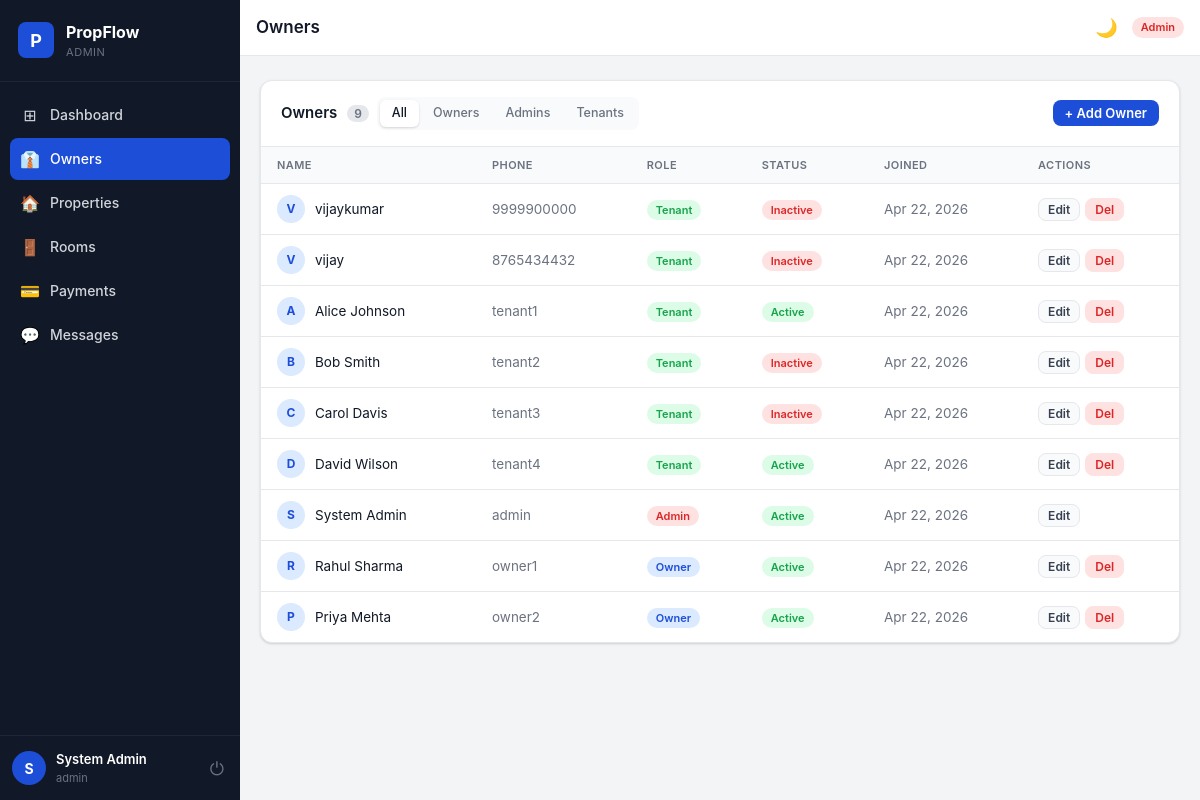
/admin/users (signed in), run on an earlier commit of the app's database.
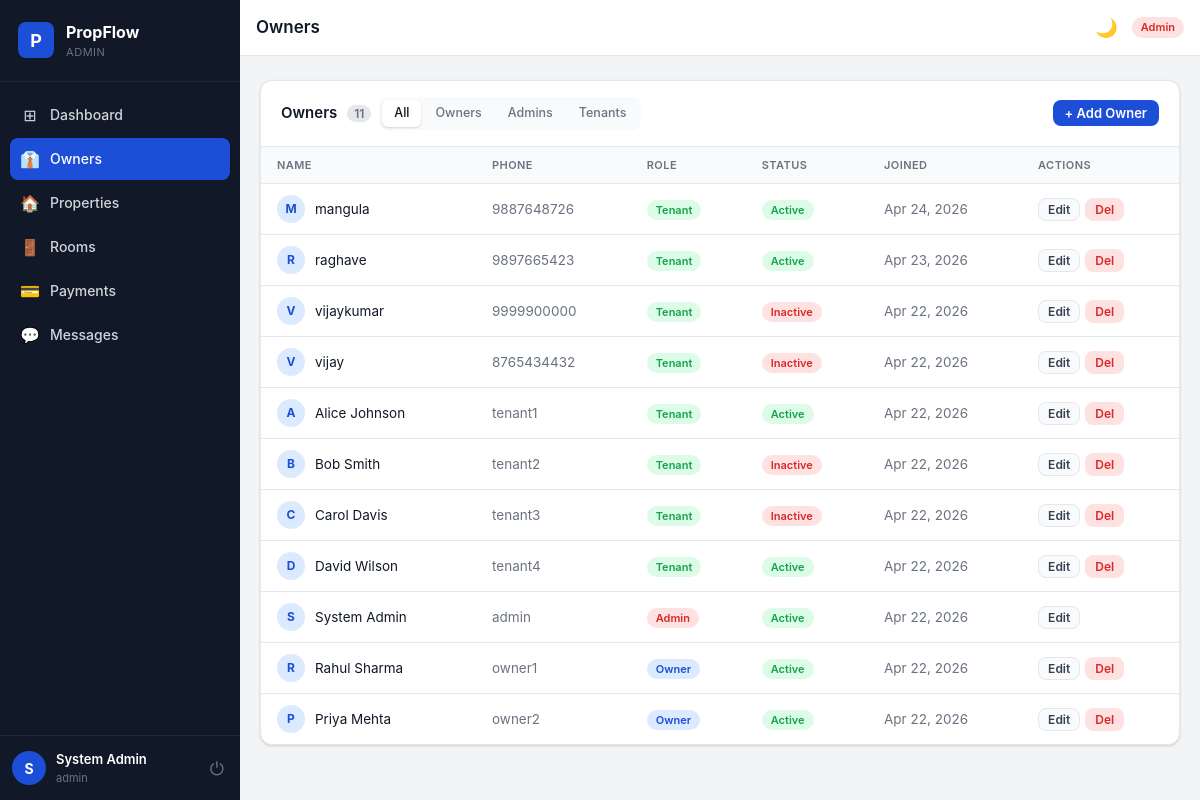
And on a later commit of the database.
### models.py (models this page shows, shortened)
class User(UserMixin, db.Model):
    __tablename__ = "users"
    id            = db.Column(db.Integer, primary_key=True)
    phone         = db.Column(db.String(30),  unique=True, nullable=False)
    full_name     = db.Column(db.String(150), nullable=False)
    password_hash = db.Column(db.String(255), nullable=False)
    role          = db.Column(db.String(10),  nullable=False, default="tenant")  # admin|owner|tenant
    is_active     = db.Column(db.Boolean, default=True,  nullable=False)
    owner_id      = db.Column(db.Integer,
                               db.ForeignKey("users.id", ondelete="SET NULL"),
                               nullable=True)
    created_at    = db.Column(db.DateTime, default=now_utc, nullable=False)
    updated_at    = db.Column(db.DateTime, default=now_utc, onupdate=now_utc, nullable=False)
    owned_tenants     = db.relationship(
        "User", foreign_keys=[owner_id],
        backref=db.backref("owner_user", remote_side=[id]),
        lazy="dynamic"
    )
    properties        = db.relationship("Property",       back_populates="owner",
                                        foreign_keys="Property.owner_id",    lazy="dynamic")
    tenancies         = db.relationship("PropertyTenant", back_populates="tenant",
                                        foreign_keys="PropertyTenant.tenant_id", lazy="dynamic")
    payments          = db.relationship("Payment",        back_populates="tenant",
                                        foreign_keys="Payment.tenant_id",    lazy="dynamic")
    notifications     = db.relationship("Notification",   back_populates="user",   lazy="dynamic")
    sent_messages     = db.relationship("Message", back_populates="sender",
                                        foreign_keys="Message.sender_id",    lazy="dynamic")
    received_messages = db.relationship("Message", back_populates="receiver",
                                        foreign_keys="Message.receiver_id",  lazy="dynamic")
    room_assignments  = db.relationship("RoomTenant", back_populates="tenant",
                                        foreign_keys="RoomTenant.tenant_id", lazy="dynamic")
    def to_dict(self):
        return {
            "id": self.id, "phone": self.phone, "full_name": self.full_name,
            "role": self.role, "is_active": self.is_active, "owner_id": self.owner_id,
            "created_at": to_ist(self.created_at),
        }
    __table_args__ = (
        Index("ix_users_phone", "phone"),
        Index("ix_users_role",  "role"),
        Index("ix_users_owner_role", "owner_id", "role"),
    )

### routes/admin.py (the view)
@admin_bp.route("/users")
@login_required
@role_required("admin")
def users():
    role_filter = request.args.get("role", "")
    q = User.query
    if role_filter:
        q = q.filter_by(role=role_filter)
    all_users = q.order_by(User.created_at.desc()).all()
    return render_template("admin/users.html", users=all_users, role_filter=role_filter)

### models.py (called while the page is built)
def to_ist(dt):
    if not dt:
        return None
    ist = dt + timedelta(hours=5, minutes=30)
    return ist.strftime("%d-%m-%Y %I:%M %p")

### routes/__init__.py (called while the page is built)
def role_required(*roles):
    def decorator(f):
        @wraps(f)
        def decorated(*args, **kwargs):
            if not current_user.is_authenticated:
                if request.path.startswith("/api/") or request.is_json:
                    return jsonify({"error": "Login required"}), 401
                return redirect(url_for("auth.login"))
            if current_user.role not in roles:
                if request.path.startswith("/api/") or request.is_json:
                    return jsonify({"error": "Access denied"}), 403
                abort(403)
            return f(*args, **kwargs)
        return decorated
    return decorator

### templates/admin/users.html (shortened to what this page needs)
{% extends "base.html" %}
{% block page_title %}Owners{% endblock %}
{% block content %}
<div class="card">
  <div class="card-header">
    <div class="flex gap-8 align-center">
      <h2>Owners <span class="badge-count">{{ users|length }}</span></h2>
      <div class="tab-group">
        <a href="{{ url_for('admin.users') }}"               class="tab {% if not role_filter %}active{% endif %}">All</a>
        <a href="{{ url_for('admin.users', role='owner') }}"  class="tab {% if role_filter=='owner'  %}active{% endif %}">Owners</a>
        <a href="{{ url_for('admin.users', role='admin') }}"  class="tab {% if role_filter=='admin'  %}active{% endif %}">Admins</a>
        <a href="{{ url_for('admin.users', role='tenant') }}" class="tab {% if role_filter=='tenant' %}active{% endif %}">Tenants</a>
      </div>
    </div>
    <button class="btn btn-primary btn-sm" onclick="openModal('addUserModal')">+ Add Owner</button>
  </div>
  <div class="table-wrap">
    <table class="table">
      <thead><tr><th>Name</th><th>Phone</th><th>Role</th><th>Status</th><th>Joined</th><th>Actions</th></tr></thead>
      <tbody>
        {% for u in users %}
        <tr>
          <td><div class="user-cell"><div class="avatar avatar-sm">{{ u.full_name[0].upper() }}</div>{{ u.full_name }}</div></td>
          <td class="text-muted">{{ u.phone }}</td>
          <td><span class="role-badge role-{{ u.role }}">{{ u.role }}</span></td>
          <td><span class="badge badge-{{ 'completed' if u.is_active else 'overdue' }}">{{ 'Active' if u.is_active else 'Inactive' }}</span></td>
          <td class="text-muted">{{ u.created_at.strftime('%b %d, %Y') if u.created_at else '—' }}</td>
          <td>
            <div class="action-btns">
              <button class="btn btn-ghost btn-xs" onclick='openEditUser({{ u.to_dict()|tojson }})'>Edit</button>
              {% if u.id != current_user.id %}
              <form method="POST" action="{{ url_for('admin.delete_user', uid=u.id) }}" style="display:inline" onsubmit="return confirm('Delete {{ u.full_name }}?')">
                <button class="btn btn-danger btn-xs">Del</button>
              </form>
              {% endif %}
            </div>
          </td>
        </tr>
        {% else %}
        <tr><td colspan="6" class="text-center text-muted py-32">No users found.</td></tr>
        {% endfor %}
      </tbody>
    </table>
  </div>
</div>
{% endblock %}

### templates/base.html (shortened to what this page needs)
<!DOCTYPE html>
<html lang="en" data-theme="light">
<head>
  <link rel="stylesheet" href="{{ url_for('static', filename='css/style.css') }}"/>
</head>
<body>
<aside class="sidebar" id="sidebar">
  <div class="sidebar-logo">
    <div class="logo-icon">P</div>
    <div>
      <div class="logo-name">PropFlow</div>
      <div class="logo-role">{{ current_user.role | capitalize }}</div>
    </div>
  </div>
  <nav class="sidebar-nav">
    {% if current_user.role == 'admin' %}
      <a href="{{ url_for('admin.dashboard') }}"  class="nav-item {% if request.endpoint == 'admin.dashboard'   %}active{% endif %}"><span class="nav-icon">⊞</span>Dashboard</a>
      <a href="{{ url_for('admin.users') }}"      class="nav-item {% if request.endpoint == 'admin.users'      %}active{% endif %}"><span class="nav-icon">👔</span>Owners</a>
      <a href="{{ url_for('admin.properties') }}" class="nav-item {% if request.endpoint == 'admin.properties' %}active{% endif %}"><span class="nav-icon">🏠</span>Properties</a>
      <a href="{{ url_for('rooms.index') }}"      class="nav-item {% if 'rooms' in request.endpoint            %}active{% endif %}"><span class="nav-icon">🚪</span>Rooms</a>
      <a href="{{ url_for('admin.payments') }}"   class="nav-item {% if request.endpoint == 'admin.payments'   %}active{% endif %}"><span class="nav-icon">💳</span>Payments</a>
      <a href="{{ url_for('chat.index') }}"       class="nav-item {% if 'chat' in request.endpoint             %}active{% endif %}">
        <span class="nav-icon">💬</span>Messages
      </a>
    {% endif %}
  </nav>
  <div class="sidebar-footer">
    <div class="user-info">
      <div class="user-avatar">{{ current_user.full_name[0].upper() }}</div>
      <div>
        <div class="user-name">{{ current_user.full_name }}</div>
        <div class="user-phone">{{ current_user.phone }}</div>
      </div>
    </div>
    <a href="{{ url_for('auth.logout') }}" class="logout-btn" title="Logout">⏻</a>
  </div>
</aside>
<div class="main-wrap">
  <header class="topbar">
    <h1 class="page-title">{% block page_title %}{% endblock %}</h1>
    <div class="topbar-right">
      <button class="icon-btn" id="darkToggle" onclick="toggleDark()" title="Dark mode" aria-label="Toggle dark mode">🌙</button>
      <span class="role-badge role-{{ current_user.role }}">{{ current_user.role }}</span>
    </div>
  </header>
  <main class="page-content">
    {% block content %}{% endblock %}
  </main>
</div>
</body>
</html>

What changed in the data, as far as the page shows it:
added User: full_name "M", full_name "mangula", phone "9887648726", role "Tenant", is_active "Active", created_at "Apr 24, 2026"
added User: full_name "R", full_name "raghave", phone "9897665423", role "Tenant", is_active "Active", created_at "Apr 23, 2026"
Also different on the page:
{{ users|length }}: "9" → "11"
